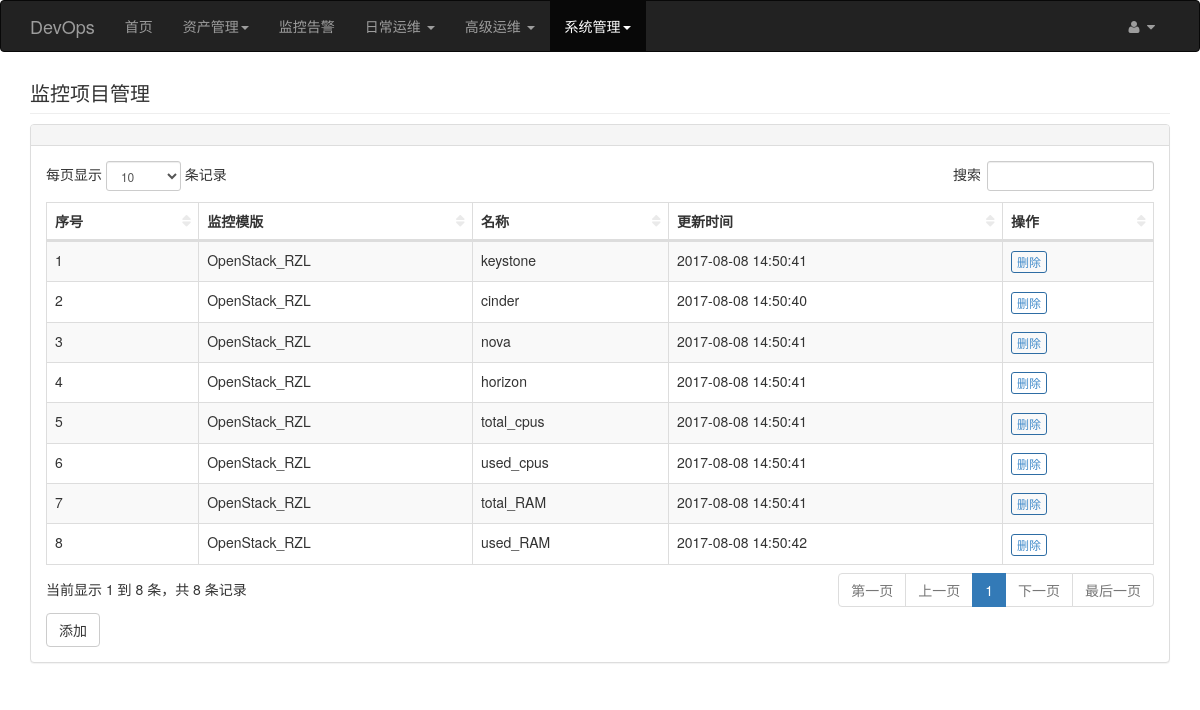
The app's page /cmp_item/index (signed in), older data.
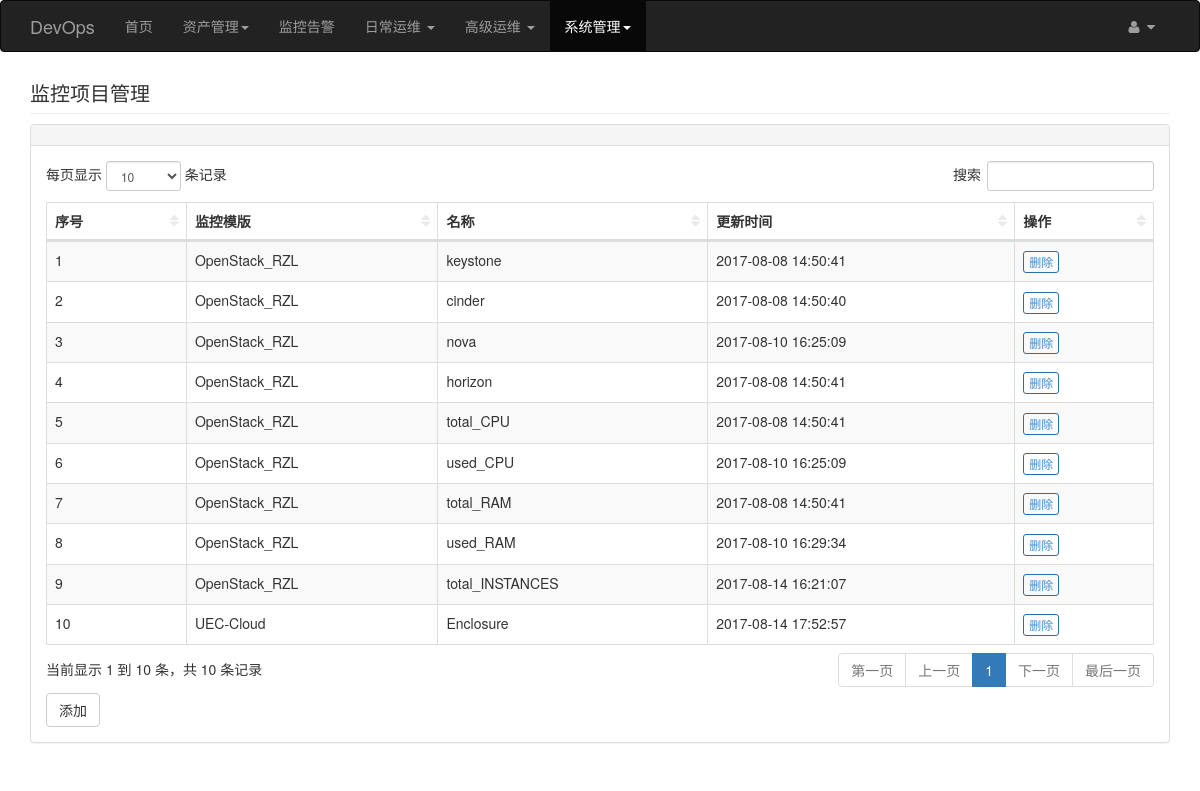
The same page, newer data.
### app/models.py (models this page shows, shortened)
class Base(db.Model):
    __abstract__ = True
    id = db.Column(db.Integer, primary_key=True)
    created_at = db.Column(db.DateTime, default=datetime.now)
    updated_at = db.Column(db.DateTime, default=datetime.now, onupdate=datetime.now)

class CmpItem(Base):
    __tablename__ = 'cmp_items'
    name = db.Column(db.String(30), unique=True)
    hostid = db.Column(db.Integer)
    applicationid = db.Column(db.Integer)
    itemid = db.Column(db.Integer)
    value = db.Column(db.String(50))
    notes = db.Column(db.TEXT())
    cmp_id = db.Column(db.Integer, db.ForeignKey('cmps.id'))

class Cmp(Base):
    __tablename__ = 'cmps'
    name = db.Column(db.String(30), unique=True)
    groupid = db.Column(db.Integer)
    notes = db.Column(db.TEXT())
    cmp_items = db.relationship('CmpItem', backref='cmp', lazy='dynamic')

### app/cmp_item/views.py (the view)
@cmp_item.route('/index', methods=['GET'])
@login_required
def index():
    header = u'管理'
    objects = CmpItem.query.all()
    return _render('index', locals())

### app/auth/views.py (called while the page is built)
@auth.before_app_request
def before_request():
    if current_user.is_authenticated:
        if not current_user.confirmed \
                and request.endpoint \
                and request.endpoint[:5] != 'auth.' \
                and request.endpoint != 'static':
            return redirect(url_for('auth.unconfirmed'))

### app/cmp_item/views.py (called while the page is built)
def _render(content, kwargs={}):
    new_header = MODULE_NAME + kwargs.get('header', '')
    kwargs.update(title_name=MODULE_NAME, header=new_header)
    html = "cmp_item/%s.html" % content
    return render_template(html, **kwargs)

### app/models.py (called while the page is built)
    @login_manager.user_loader
    def load_user(user_id):
        return User.query.get(int(user_id))

### app/templates/cmp_item/index.html (shortened to what this page needs)
{% extends "extends/base_table.html" %}
{% block table_content %}
    {% import 'macros/render_btn.html' as macros %}
    <div class="dataTable_wrapper">
        <table class="table table-striped table-bordered table-hover" id="dataTables-example">
            <thead>
            <tr>
                <th>序号</th>
                <th>监控模版</th>
                <th>名称</th>
                <th>更新时间</th>
                <th>操作</th>
            </tr>
            </thead>
            <tbody>
            {% for obj in objects %}
                <tr>
                    <td>{{ loop.index }}</td>
                    <td>{{ obj.cmp.name }}</td>
                    <td>{{ obj.name }}</td>
                    <td>{{ obj.updated_at.strftime('%Y-%m-%d %H:%M:%S') }}</td>
                    <td>
                        {{ macros.render_btn('删除', 'cmp_item.delete', obj.id) }}
                    </td>
                </tr>
            {% endfor %}
            </tbody>
        </table>
    </div>
    <div>
        {{ macros.render_add_btn('cmp_item.fast_new') }}
    </div>
{% endblock %}

### app/templates/extends/base_table.html
{% extends "extends/base_page.html" %}
{% block page_header %}
    <div class="page-header">
        <h3>{{ header }}</h3>
    </div>
{% endblock %}
{% block page_content %}
    <div class="panel panel-default">
        <div class="panel-heading"></div>
        <div class="panel-body">
            {% block table_content %}{% endblock %}
        </div>
    </div>
{% endblock %}

### app/templates/extends/base_page.html (shortened to what this page needs)
{% extends "extends/base.html" %}
{% block base_content %}
    {% block page_header %}{% endblock %}
    {% block page_content %}{% endblock %}
{% endblock %}

### app/templates/extends/base.html (shortened to what this page needs)
{% extends "bootstrap/base.html" %}
{% block styles %}
    {{ super() }}
    {% include 'includes/load_css.html' %}
{% endblock %}
{% block navbar %}
    {% include 'includes/menu.html' %}
{% endblock %}
{% block content %}
    <div class="container">
        {% import 'macros/render_flash.html' as macros %}
        {% block base_content %}{% endblock %}
    </div>
{% endblock %}

### app/templates/includes/load_css.html
<link rel="stylesheet" href="{{ url_for('static', filename='bs/css/metisMenu.min.css') }}">
<link rel="stylesheet" href="{{ url_for('static', filename='bs/css/dataTables.bootstrap.css') }}">
<link rel="stylesheet" href="{{ url_for('static', filename='bs/css/dataTables.responsive.css') }}">
<link rel="stylesheet" href="{{ url_for('static', filename='bs/css/sb-admin-2.css') }}">
<link rel="stylesheet" href="{{ url_for('static', filename='bs/css/font-awesome.min.css') }}">
<link rel="stylesheet" href="{{ url_for('static', filename='bs/css/bootstrap-datetimepicker.min.css') }}">
<link rel="stylesheet" href="{{ url_for('static', filename='bs/css/multi-select.css') }}">
<link rel="stylesheet" href="{{ url_for('static', filename='bs/css/bootstrap-popover-x.css') }}">
<link rel="stylesheet" href="{{ url_for('static', filename='bs/css/responsive.css') }}">
<link rel="stylesheet" href="{{ url_for('static', filename='jq-chosen/css/bootstrap-chosen.css') }}">
<link rel="stylesheet" href="{{ url_for('static', filename='bs-fileinput/css/fileinput.css') }}">
<link rel="stylesheet" href="{{ url_for('static', filename='bs/css/custom.css') }}">
<link rel="stylesheet" href="{{ url_for('static', filename='bs/css/global.css') }}">

### app/templates/includes/menu.html (shortened to what this page needs)
<div class="navbar navbar-inverse" role="navigation">
    <div class="container">
        <div class="navbar-header">
            <a class="navbar-brand" href="/">DevOps</a>
        </div>
        <div class="navbar-collapse collapse">
            <ul class="nav navbar-nav">
                <li {% if request.path == '/' %} class="active" {% endif %}>
                    <a href="/">首页</a>
                </li>
                <li class="dropdown">
                    <a href="#" class="dropdown-toggle" data-toggle="dropdown" id="dropdownMenu1" role="button"
                       aria-haspopup="true"
                       aria-expanded="false">资产管理<span class="caret"></span></a>
                </li>
                <li {% if 'problem' in request.url_rule.rule %} class="active" {% endif %}>
                    <a href="/problem/index">监控告警</a>
                </li>
                <li class="dropdown">
                    <a href="#" class="dropdown-toggle" data-toggle="dropdown" id="dropdownMenu3" role="button"
                       aria-haspopup="true"
                       aria-expanded="false">日常运维 <span class="caret"></span></a>
                </li>
                <li class="dropdown">
                    <a href="#" class="dropdown-toggle" data-toggle="dropdown" id="dropdownMenu3" role="button"
                       aria-haspopup="true"
                       aria-expanded="false">高级运维 <span class="caret"></span></a>
                </li>
                <li class="dropdown">
                    <a href="#" class="dropdown-toggle" data-toggle="dropdown" id="dropdownMenu2" role="button"
                       aria-haspopup="true"
                       aria-expanded="false">系统管理<span class="caret"></span></a>
                </li>
            </ul>
            <ul class="nav navbar-nav navbar-right">
                <li class="dropdown">
                    <a class="dropdown-toggle" data-toggle="dropdown" href="#" aria-expanded="false">
                        <i class="fa fa-user fa-fw"></i> <i class="fa fa-caret-down"></i>
                    </a>
                        </li>
                    </ul>
        </div>
    </div>
</div>

### app/templates/macros/render_btn.html (shortened to what this page needs)
{% macro render_btn(name, url, id) %}
    <a href="{{ url_for(url, id=id) }}"
       class="btn btn-outline btn-primary btn-xs">{{ name }}
    </a>
{% endmacro %}
{% macro render_add_btn(url) %}
    <a href="{{ url_for(url) }}" class="btn btn-outline btn-default">添加</a>
{% endmacro %}

### app/static/bs/css/sb-admin-2.css (style rules this page uses)
body { background-color: #f8f8f8; }
.btn-outline { color: inherit; background-color: transparent; transition: all .5s; }
.btn-primary.btn-outline { color: #428bca; }
table.dataTable thead .sorting, table.dataTable thead .sorting_asc, table.dataTable thead .sorting_desc, table.dataTable thead .sorting_asc_disabled, table.dataTable thead .sorting_desc_disabled { background: 0 0; }
table.dataTable thead .sorting_asc:after { content: "\f0de"; float: right; font-family: fontawesome; }
table.dataTable thead .sorting:after { content: "\f0dc"; float: right; font-family: fontawesome; color: rgba(50,50,50,.5); }

### app/static/bs/css/custom.css (style rules this page uses)
.h1, .h2, .h3, h1, h2, h3 { margin-top: 10px; margin-bottom: 0px; }
h3 { font-size: 20px; }
body { background-color: #fff; }
.page-header { margin: 0 0 10px; padding-bottom: 9px; border-bottom: 1px solid #eee; }

Row changes from the older to the newer data that the page shows:
changed CmpItem "nova": updated_at "2017-08-08 14:50:41" → "2017-08-10 16:25:09"
changed CmpItem: name "total_cpus" → "total_CPU"
changed CmpItem: name "used_cpus" → "used_CPU"; updated_at "2017-08-08 14:50:41" → "2017-08-10 16:25:09"
changed CmpItem "used_RAM": updated_at "2017-08-08 14:50:42" → "2017-08-10 16:29:34"
added CmpItem: cmp.name "OpenStack_RZL", name "total_INSTANCES", updated_at "2017-08-14 16:21:07", name "删除"
added CmpItem: cmp.name "UEC-Cloud", name "Enclosure", updated_at "2017-08-14 17:52:57", name "删除"
Text that changed along with them:
text written by a page script: "每页显示 条记录 搜索 当前显示 1 到 8 条，共 8 条记录 第一页 上一页 1 下一页 最后一页" → "每页显示 条记录 搜索 当前显示 1 到 10 条，共 10 条记录 第一页 上一页 1 下一页 最后一页"
